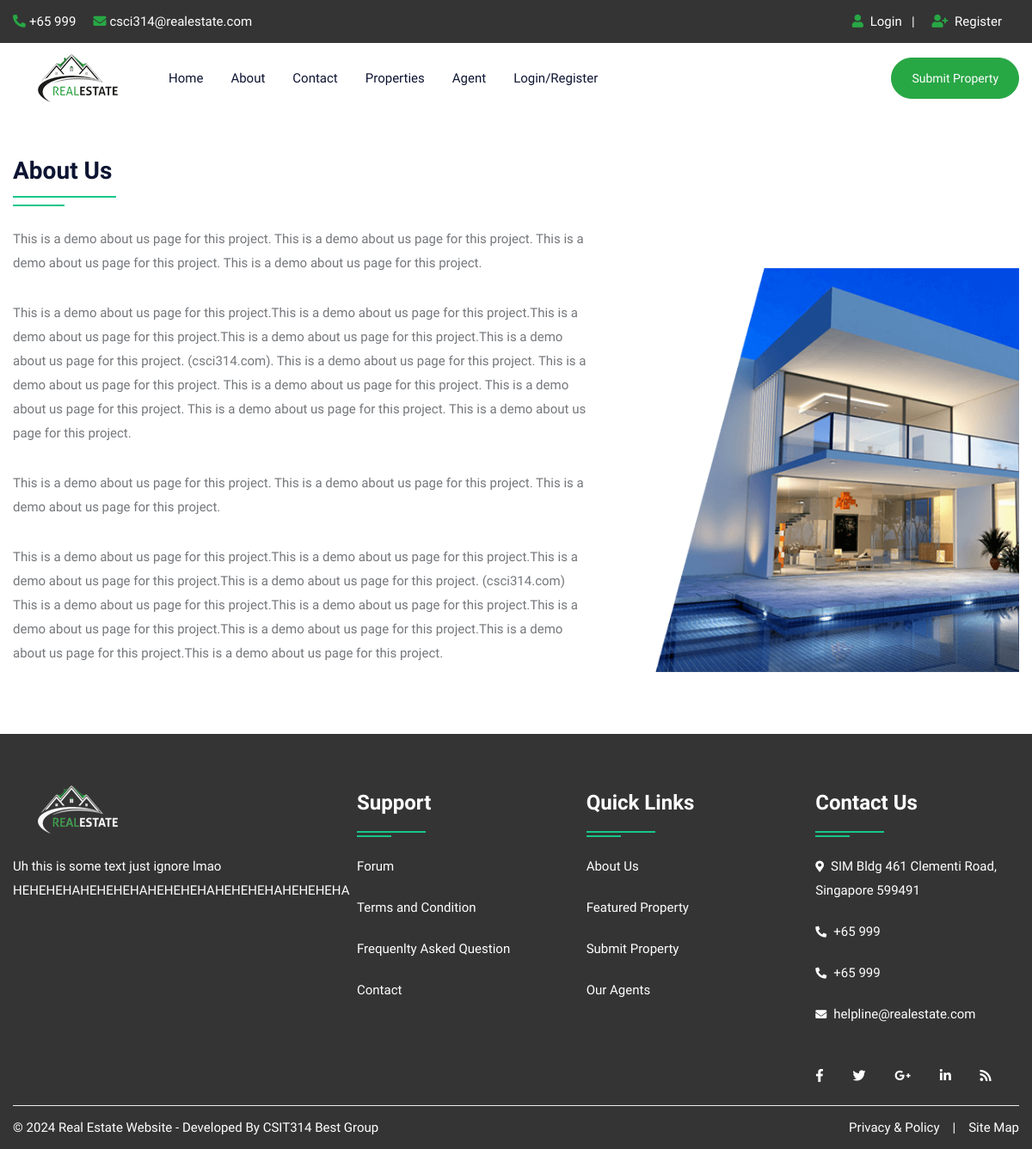
The page /about.php on the database as committed earlier.
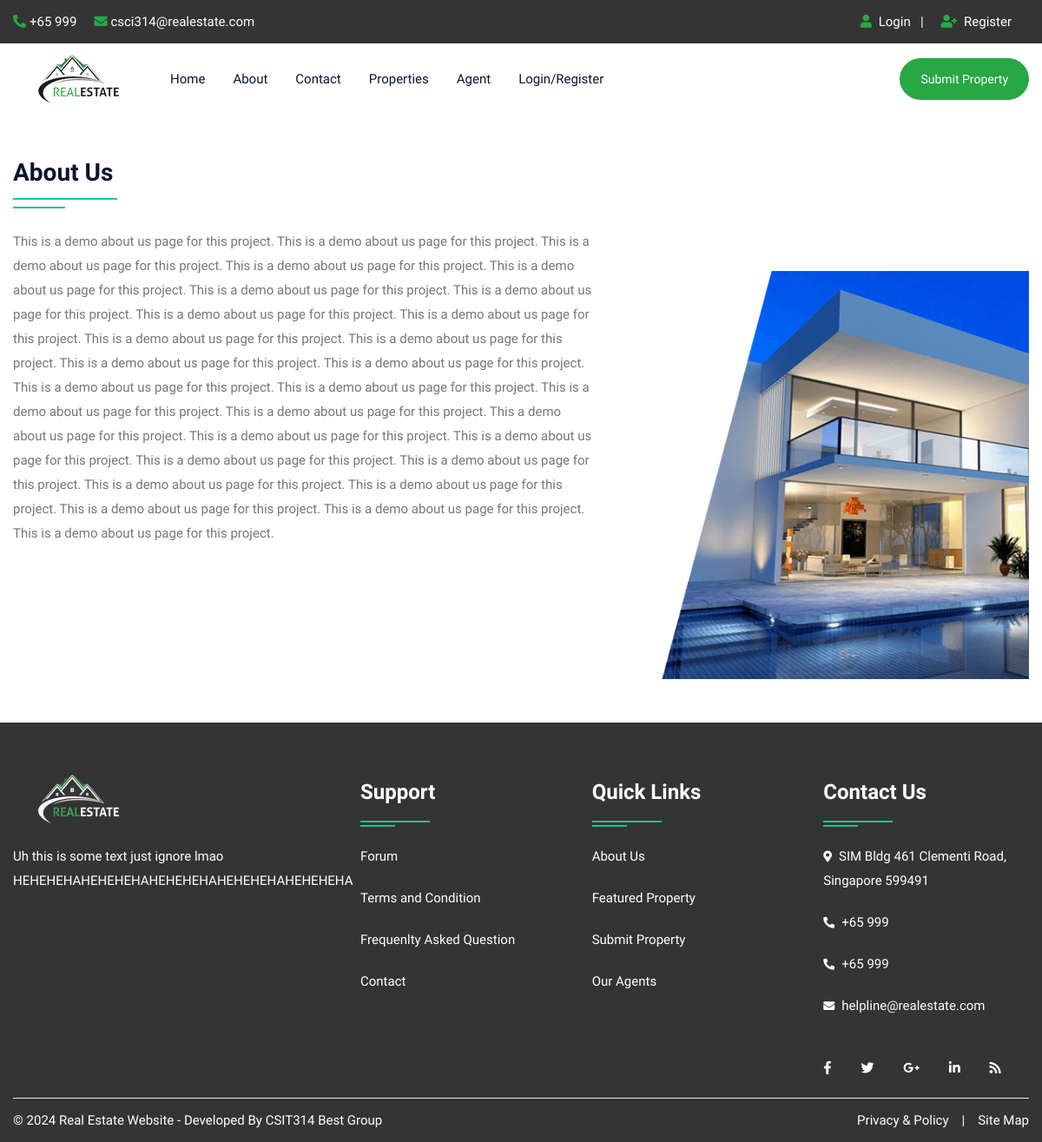
The same page on the database as committed later.
### tables this page shows
CREATE TABLE `about` (
  `id` int(10) NOT NULL,
  `title` varchar(100) NOT NULL,
  `content` longtext NOT NULL,
  `image` varchar(300) NOT NULL
);

### about.php (the view, shortened to what this page needs)
<!DOCTYPE html>
<html lang="en">
<head>
<link rel="stylesheet" type="text/css" href="css/bootstrap.min.css">
<link rel="stylesheet" type="text/css" href="css/bootstrap-slider.css">
<link rel="stylesheet" type="text/css" href="css/jquery-ui.css">
<link rel="stylesheet" type="text/css" href="css/layerslider.css">
<link rel="stylesheet" type="text/css" href="css/color.css" id="color-change">
<link rel="stylesheet" type="text/css" href="css/owl.carousel.min.css">
<link rel="stylesheet" type="text/css" href="css/font-awesome.min.css">
<link rel="stylesheet" type="text/css" href="fonts/flaticon/flaticon.css">
<link rel="stylesheet" type="text/css" href="css/style.css">
</head>
<body>
<div id="page-wrapper">
    <div class="row">
		<?php include("include/header.php");?>
        <div class="full-row">
            <div class="container">
				<?php
					$query=mysqli_query($con,"SELECT * FROM about");
					while($row=mysqli_fetch_array($query))
					{
				?>
				<div class="row">
                    <div class="col-md-12 col-lg-12">
                        <h3 class="double-down-line-left text-secondary position-relative pb-4 mb-4"><?php echo $row['1'];?></h3>
                    </div>
                </div>
                <div class="row about-company">
                    <div class="col-md-12 col-lg-7">
                        <div class="about-content">
                            <?php echo $row['2'];?>
                        </div>
                    </div>
                    <div class="col-md-12 col-lg-5 mt-5">
                        <div class="about-img"> <img src="admin/upload/<?php echo $row['3'];?>" alt="about image"> </div>
                    </div>
                </div>
				<?php } ?>
            </div>
        </div>
		<?php include("include/footer.php");?>
    </div>
</div>
</body>
</html>

Rows that differ between the two databases and show on the page:
changed about "About Us": content "…us page for this project.This is a demo about us page for this project.This is a demo about us page for this project.This is a demo about us page for this project.This is a demo about us page for this project. (csci314.com). This is a demo about us page for this project. This is a demo about us page for this project. This is a demo about us page for this project. This is a demo about us page for this project. This is a demo about us page for this project. This is a demo about us page for this project. This is a demo about us page for this project. This is a demo about us page for this project. This is a demo about us page for this project. This is a demo about us page for this project.This…" → "…us page for this project. This is a demo about us page for this project. This is a demo about us page for this project. This is a demo about us page for this project. This is a demo about us page for this project. This is a demo about us page for this project. This is a demo about us page for this project. This is a demo about us page for this project. This is a demo about us page for this project. This is a demo about us page for this project. This is a demo about us page for this project. This is a demo about us page for this project. This is a demo about us page for this project. This a demo about us page for this project. This is a demo about us page for this project. This is a demo…"
